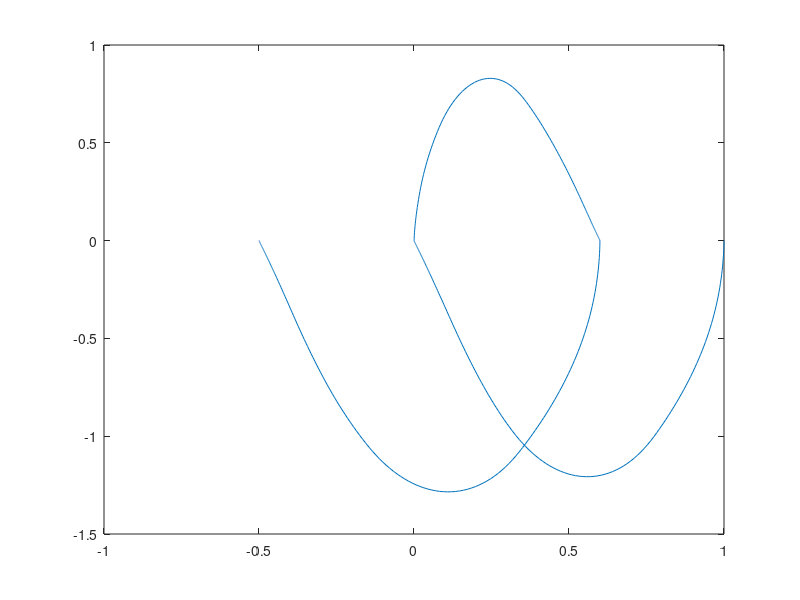

MATLAB code to generate this figure: (Note: this script raises an error after producing the figure.)

data = load('GEN_log_rec.mat');

plot(data.rec.x(:,1),data.rec.x(:,2));
hold on
circle(0,0,sqrt(1));
hold on
circle(2,2,sqrt(1));
hold on
plot(xRef(1),xRef(2),'*')
hold on
plot(x0(1),x0(2),'o')